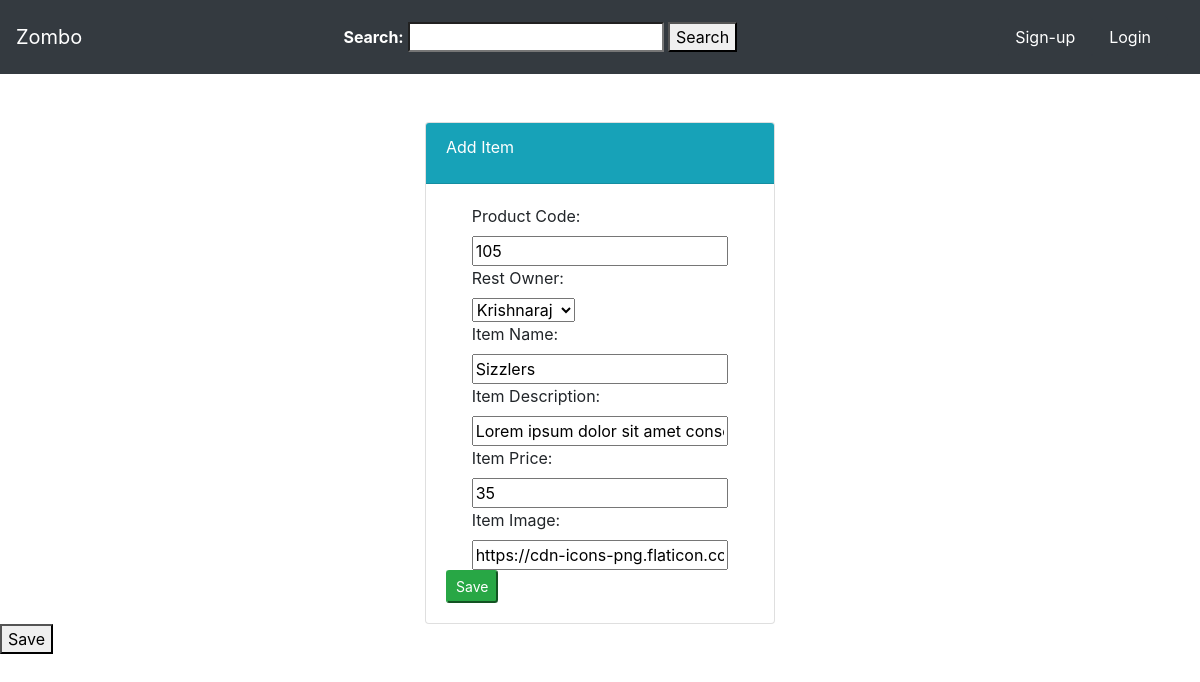
The app's page /food/update/8, older data.
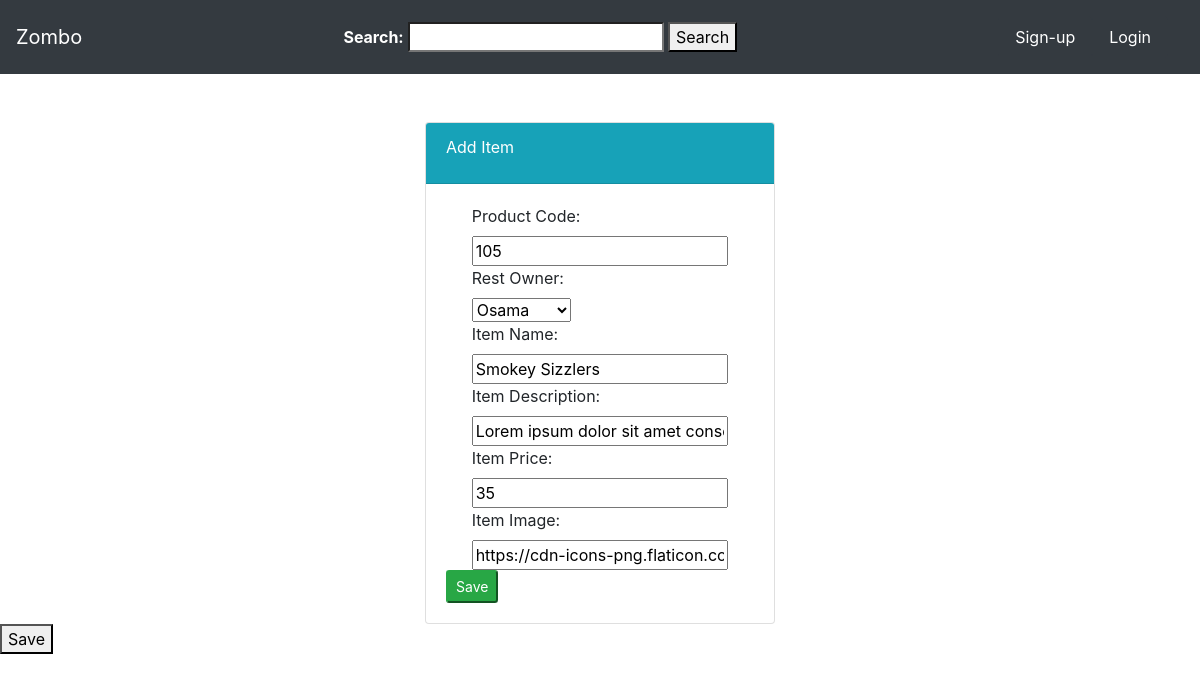
The same page, newer data.
### food/models.py (models this page shows, shortened)
class Item(models.Model):
    rest_owner = models.ForeignKey(User, on_delete=models.CASCADE, default=1)
    prod_code = models.IntegerField(default=100)
    added_by = models.CharField(max_length=50, default='admin')
    item_name = models.CharField(max_length = 50)
    item_desc = models.CharField(max_length = 500, default='Lorem ipsum dolor sit amet consectetur adipisicing elit. Debitis nostrum ipsam voluptatibus maiores quasi, cum ipsum sit blanditiis expedita recusandae officia quia, alias, magnam facere quidem sint quis pariatur temporibus?r')
    item_price = models.IntegerField(default=0)
    item_image = models.CharField(max_length = 500, default = 'https://cdn-icons-png.flaticon.com/512/1377/1377194.png')

### food/views.py (the view, shortened to what this page needs)
# urls.py: path('update/<int:itemid>', views.UpdateItem, name='updateitem'),
def UpdateItem(request, itemid):
    item = Item.objects.get(id=itemid)
    form = ItemForm(request.POST or None, instance=item)
    context={
        'form':form
    }
    return render(request, 'food/item-form.html', context)

### food/forms.py
class ItemForm(forms.ModelForm):
    class Meta:
        model = Item
        fields = ['rest_owner', 'prod_code', 'item_name', 'item_desc', 'item_price', 'item_image']

### food/templates/food/item-form.html (shortened to what this page needs)
{% extends "food/base.html" %}
{% block body %}
<form method="POST">
    <div class="container">
        <div class="row">
            <div class="col-md-4 offset-md-4">
                <div class="card">
                    <div class="card-header text-white bg-info">
                        <div class="card-title">
                            Add Item
                        </div>
                    </div>
                    <div class="card-body">
                        <form method="POST">
                            <label class="offset-md-1">Product Code: </label><br>
                            <span class="offset-md-1">{{ form.prod_code }}</span>
                            <br><label class="offset-md-1">Rest Owner: </label><br>
                            <span class="offset-md-1">{{ form.rest_owner }}</span>
                            <br><label class="offset-md-1">Item Name: </label><br>
                            <span class="offset-md-1">{{ form.item_name }}</span>
                            <br><label class="offset-md-1">Item Description: </label><br>
                            <span class="offset-md-1">{{ form.item_desc }}</span>
                            <br><label class="offset-md-1">Item Price: </label><br>
                            <span class="offset-md-1">{{ form.item_price }}</span>
                            <br><label class="offset-md-1">Item Image: </label><br>
                            <span class="offset-md-1">{{ form.item_image }}</span>
                            <button class="bt btn-success btn-sm" type="submit">Save</button>
                        </form>
                    </div>
                </div>
            </div>
        </div>
    </div>
    <button type="submit">
        Save
    </button>
</form>
{% endblock %}

### food/templates/food/base.html (shortened to what this page needs)
{% load static %}
<!DOCTYPE html>
<html lang="en">
<head>
    <link rel="stylesheet" href="https://cdn.jsdelivr.net/npm/bootstrap@4.3.1/dist/css/bootstrap.min.css">
</head>
<body>
    <nav class = "navbar navbar-dark bg-dark">
        <a href="{% url 'food:Index' %}" class = "navbar-brand">
            Zombo
        </a>
         <form action="{% url 'food:Index' %}" method="GET">
            <span><b style="color:white">Search: </b></span>
            <input type="search" name="item_name">
            <button type="submit">Search</button>
        </form>
        <div class = 'navbar'>
            {% if user.is_authenticated %}
                {% if user.profile.user_type == 'admin' %}
                    <a href="{% url 'food:createitem' %}" class = 'nav-item nav-link btn btn-dark'>
                        Add Item
                    </a>
                {% endif %}
                {% if user.profile.user_type == 'cust' %}
                    <a href="{% url 'users:pldords' %}" class="nav-item nav-link btn btn-dark">
                        Placed Orders
                    </a>
                {% endif %}
                <a href="{% url "profile" %}" class = 'nav-item nav-link btn btn-dark'>
                    Profile
                </a>
                <a href="{% url "logout" %}" class = 'nav-item nav-link btn btn-dark'>
                    Logout
                </a>
            {% elif not user.is_authenticated %}
                <a href="{% url "register" %}" class = 'nav-item nav-link btn btn-dark'>
                    Sign-up
                </a>
                <a href="{% url "login" %}" class = 'nav-item nav-link btn btn-dark'>
                    Login
                </a>
            {% endif %}
        </div>
    </nav>
    {% block body%}
    {% endblock %}
</body>
</html>

Row changes from the older to the newer data that the page shows:
changed Item "https://cdn-icons-png.flaticon.com/512/1377/1377194.png": rest_owner "Krishnaraj" → "Osama"; item_name "Sizzlers" → "Smokey Sizzlers"
